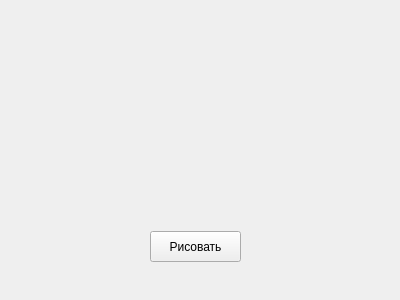
<?xml version="1.0" encoding="UTF-8"?>
<ui version="4.0">
 <class>Form</class>
 <widget class="QWidget" name="Form">
  <property name="geometry">
   <rect>
    <x>0</x>
    <y>0</y>
    <width>400</width>
    <height>300</height>
   </rect>
  </property>
  <property name="windowTitle">
   <string>Form</string>
  </property>
  <widget class="QPushButton" name="pushButton">
   <property name="geometry">
    <rect>
     <x>150</x>
     <y>231</y>
     <width>91</width>
     <height>31</height>
    </rect>
   </property>
   <property name="text">
    <string>Рисовать</string>
   </property>
  </widget>
 </widget>
 <resources/>
 <connections/>
</ui>
